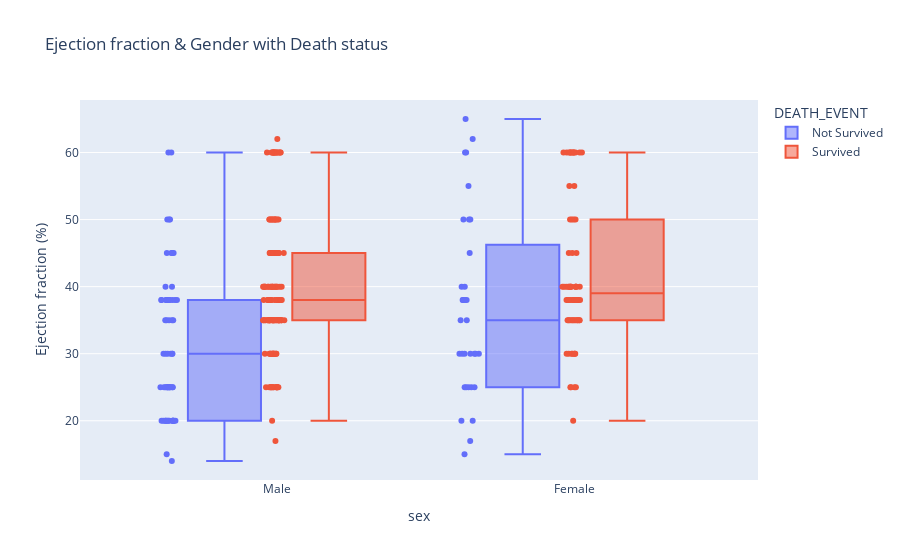

This figure's notebook cell:
### Code cell
fig = px.box(
    dataset, 
    x="sex", 
    y="ejection_fraction", 
    points='all',
    labels = {"ejection_fraction":'Ejection fraction (%)'},
    title='Ejection fraction & Gender with Death status',
    color="DEATH_EVENT"
)

fig.show()

#50%~70%才正常

### Figure 1 — Plotly figure (JSON) as saved in the notebook; plotly's stock layout.template omitted (floating-point values rounded to 4 significant figures; data arrays with more than 128 entries replaced by an {"elided": "..."} marker saying what was removed)
{"data": [{"alignmentgroup": "True", "boxpoints": "all", "hovertemplate": "DEATH_EVENT=Not Survived<br>sex=%{x}<br>Ejection fraction (%)=%{y}<extra></extra>", "legendgroup": "Not Survived", "marker": {"color": "#636efa"}, "name": "Not Survived", "notched": false, "offsetgroup": "Not Survived", "orientation": "v", "showlegend": true, "type": "box", "x": ["Male", "Male", "Male", "Male", "Female", "Male", "Male", "Male", "Female", "Male", "Male", "Male", "Male", "Male", "Male", "Male", "Male", "Female", "Female", "Female", "Male", "Female", "Male", "Female", "Male", "Male", "Male", "Male", "Male", "Female", "Male", "Male", "Male", "Female", "Female", "Male", "Female", "Male", "Female", "Male", "Male", "Male", "Male", "Female", "Male", "Female", "Female", "Female", "Female", "Male", "Male", "Male", "Male", "Female", "Male", "Male", "Female", "Male", "Female", "Male", "Male", "Male", "Male", "Female", "Female", "Male", "Female", "Male", "Female", "Female", "Male", "Female", "Male", "Male", "Male", "Female", "Female", "Male", "Female", "Male", "Male", "Male", "Male", "Male", "Male", "Female", "Female", "Male", "Male", "Female", "Male", "Female", "Male", "Male", "Male"], "x0": " ", "xaxis": "x", "y": [20, 38, 20, 20, 20, 40, 15, 60, 65, 35, 38, 25, 30, 38, 50, 38, 14, 25, 55, 30, 35, 30, 38, 40, 45, 38, 30, 38, 45, 35, 50, 35, 50, 50, 38, 20, 30, 45, 60, 38, 25, 38, 20, 30, 25, 20, 62, 50, 38, 30, 20, 20, 25, 40, 35, 20, 15, 25, 25, 25, 35, 20, 20, 25, 25, 25, 30, 60, 60, 38, 40, 17, 38, 25, 30, 45, 35, 30, 38, 20, 25, 25, 38, 25, 30, 50, 25, 20, 45, 30, 20, 30, 25, 25, 20], "y0": " ", "yaxis": "y"}, {"alignmentgroup": "True", "boxpoints": "all", "hovertemplate": "DEATH_EVENT=Survived<br>sex=%{x}<br>Ejection fraction (%)=%{y}<extra></extra>", "legendgroup": "Survived", "marker": {"color": "#EF553B"}, "name": "Survived", "notched": false, "offsetgroup": "Survived", "orientation": "v", "showlegend": true, "type": "box", "x": {"elided": "202 str values"}, "x0": " ", "xaxis": "x", "y": {"elided": "202 int values"}, "y0": " ", "yaxis": "y"}], "layout": {"boxmode": "group", "legend": {"title": {"text": "DEATH_EVENT"}, "tracegroupgap": 0}, "title": {"text": "Ejection fraction & Gender with Death status"}, "xaxis": {"anchor": "y", "domain": [0, 1], "title": {"text": "sex"}}, "yaxis": {"anchor": "x", "domain": [0, 1], "title": {"text": "Ejection fraction (%)"}}}}
